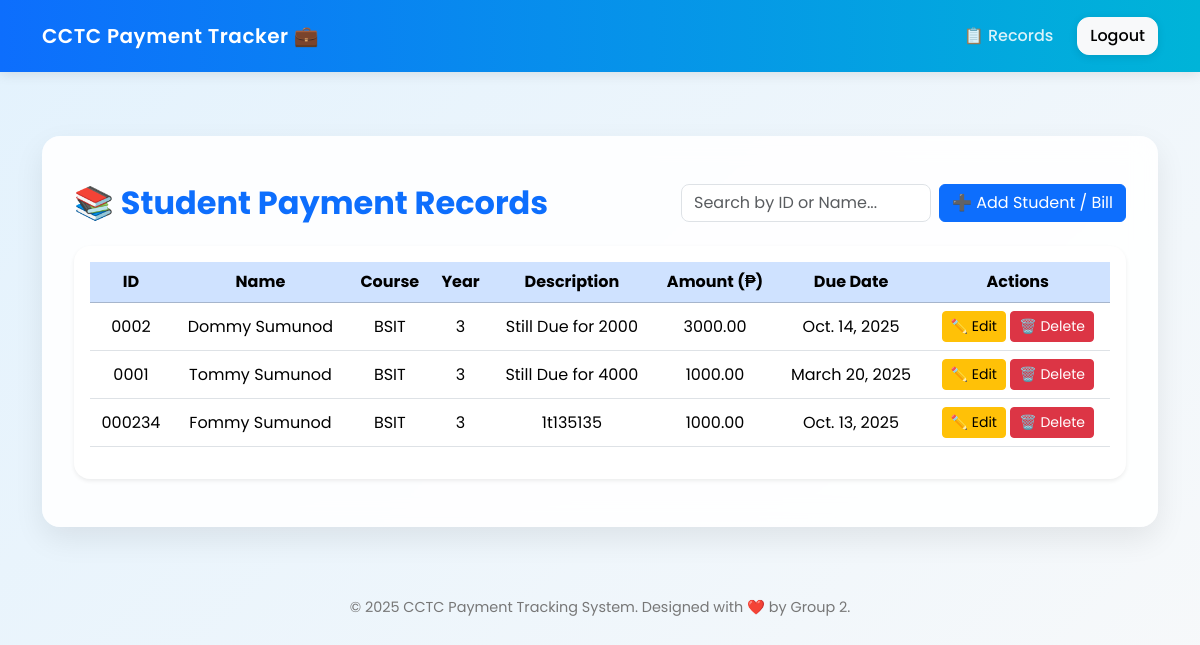
The page /records/ (signed in) on the database its author committed.
### CCTCAccountingSystem/models.py (models this page shows, shortened)
class Bill(models.Model):
    student = models.ForeignKey(Student, on_delete=models.CASCADE)
    description = models.TextField()
    amount = models.DecimalField(max_digits=10, decimal_places=2)
    due_date = models.DateField()

class Student(models.Model):
    student_id = models.TextField(unique=True)
    full_name = models.TextField()
    course = models.TextField()
    year_level = models.TextField()

### CCTCAccountingSystem/views.py (the view)
# urls.py: path('records/', views.records, name='records'),
def records(request):
    bills = Bill.objects.select_related('student').all()
    students = Student.objects.all()
    return render(request, 'invApp/records.html', {
        'bills': bills,
        'students': students
    })

### CCTCAccountingSystem/templates/invApp/records.html (shortened to what this page needs)
{% extends "invApp/home.html" %}
{% block content %}
<div class="d-flex flex-wrap justify-content-between align-items-center mb-4 gap-3">
  <h2 class="fw-bold text-primary m-0">📚 Student Payment Records</h2>
  <div class="d-flex align-items-center gap-2">
    <input type="text" id="searchInput" class="form-control" placeholder="Search by ID or Name..." style="max-width: 250px; border-radius: 8px;">
    {% if request.user.is_staff %}
    <button type="button" class="btn btn-primary" data-bs-toggle="modal" data-bs-target="#addEntryModal">➕ Add Student / Bill</button>
    {% endif %}
  </div>
</div>
<div class="table-responsive shadow-sm rounded-4 bg-white p-3">
  <table class="table table-hover align-middle" id="recordsTable">
    <thead class="table-primary text-center">
      <tr>
        <th>ID</th>
        <th>Name</th>
        <th>Course</th>
        <th>Year</th>
        <th>Description</th>
        <th>Amount (₱)</th>
        <th>Due Date</th>
        {% if user.is_staff %}<th>Actions</th>{% endif %}
      </tr>
    </thead>
    <tbody>
      {% for bill in bills %}
      <tr class="text-center">
        <td>{{ bill.student.student_id }}</td>
        <td>{{ bill.student.full_name }}</td>
        <td>{{ bill.student.course }}</td>
        <td>{{ bill.student.year_level }}</td>
        <td>{{ bill.description }}</td>
        <td>{{ bill.amount }}</td>
        <td>{{ bill.due_date }}</td>
        {% if user.is_staff %}
        <td>
          <button class="btn btn-warning btn-sm editBtn"
                  data-id="{{ bill.id }}"
                  data-description="{{ bill.description }}"
                  data-amount="{{ bill.amount }}"
                  data-due="{{ bill.due_date }}"
                  data-bs-toggle="modal"
                  data-bs-target="#editModal">
            ✏️ Edit
          </button>
          <a href="{% url 'delete_bill' bill.id %}" class="btn btn-danger btn-sm"
             onclick="return confirm('Are you sure you want to delete this bill?')">🗑️ Delete</a>
        </td>
        {% endif %}
      </tr>
      {% empty %}
      <tr>
        <td colspan="8" class="text-center text-muted py-4">No records found.</td>
      </tr>
      {% endfor %}
    </tbody>
  </table>
</div>
{% endblock %}

### CCTCAccountingSystem/templates/invApp/home.html (style rules this page uses)
* { font-family: "Poppins", sans-serif; transition: all 0.3s ease; }
body { background: linear-gradient(135deg, #e3f2fd, #f8f9fa); min-height: 100vh; color: #333; }

### rows shown on the page
Bill: student.student_id "0002", student.full_name "Dommy Sumunod", student.course "BSIT", student.year_level "3", description "Still Due for 2000", amount "3000.00", due_date "Oct. 14, 2025"
Bill: student.student_id "0001", student.full_name "Tommy Sumunod", student.course "BSIT", student.year_level "3", description "Still Due for 4000", amount "1000.00", due_date "March 20, 2025"
Bill: student.student_id "000234", student.full_name "Fommy Sumunod", student.course "BSIT", student.year_level "3", description "1t135135", amount "1000.00", due_date "Oct. 13, 2025"
